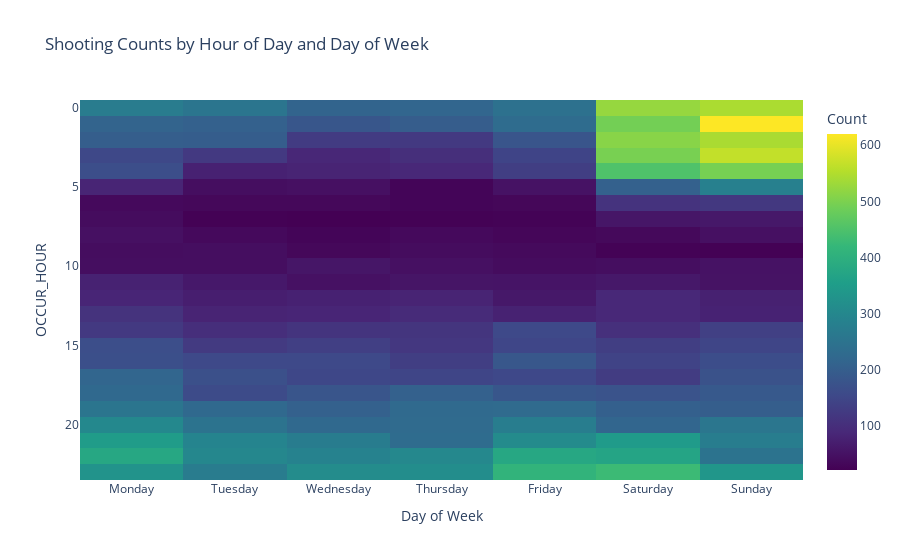

Here is the notebook cell this chart was saved with:
### Markdown cell above
### Heatmap Graph of Shooting Counts by Hour and Day

### Code cell
nyc_dataset['OCCUR_HOUR'] = pd.to_datetime(nyc_dataset['OCCUR_TIME'], format='%H:%M:%S').dt.hour
hourly_shooting_counts = nyc_dataset['OCCUR_HOUR'].value_counts().reset_index()
hourly_shooting_counts.columns = ['OCCUR_HOUR', 'Count']
hourly_shooting_counts = hourly_shooting_counts.sort_values(by='OCCUR_HOUR')

nyc_dataset['Day_of_Week'] = nyc_dataset['OCCUR_DATE'].dt.day_name()  
day_order = ["Monday", "Tuesday", "Wednesday", "Thursday", "Friday", "Saturday", "Sunday"]
heatmap_data = nyc_dataset.groupby(['Day_of_Week', 'OCCUR_HOUR']).size().reset_index(name='Count')


fig7 = px.imshow(
    heatmap_data.pivot(index='OCCUR_HOUR', columns='Day_of_Week', values='Count').reindex(columns=day_order),
    labels=dict(color="Count", x="Day of Week", y="OCCUR_HOUR"),
    title="Shooting Counts by Hour of Day and Day of Week",
    color_continuous_scale="Viridis"  
)


fig7.show()

### Figure 1 — Plotly figure (JSON) as saved in the notebook; plotly's stock layout.template omitted (floating-point values rounded to 4 significant figures; data arrays with more than 128 entries replaced by an {"elided": "..."} marker saying what was removed)
{"data": [{"coloraxis": "coloraxis", "hovertemplate": "Day of Week: %{x}<br>OCCUR_HOUR: %{y}<br>Count: %{z}<extra></extra>", "name": "0", "type": "heatmap", "x": ["Monday", "Tuesday", "Wednesday", "Thursday", "Friday", "Saturday", "Sunday"], "xaxis": "x", "y": [0, 1, 2, 3, 4, 5, 6, 7, 8, 9, 10, 11, 12, 13, 14, 15, 16, 17, 18, 19, 20, 21, 22, 23], "yaxis": "y", "z": {"elided": "24x7 int values"}}], "layout": {"coloraxis": {"colorbar": {"title": {"text": "Count"}}, "colorscale": [[0, "#440154"], [0.1111, "#482878"], [0.2222, "#3e4989"], [0.3333, "#31688e"], [0.4444, "#26828e"], [0.5556, "#1f9e89"], [0.6667, "#35b779"], [0.7778, "#6ece58"], [0.8889, "#b5de2b"], [1, "#fde725"]]}, "title": {"text": "Shooting Counts by Hour of Day and Day of Week"}, "xaxis": {"anchor": "y", "constrain": "domain", "domain": [0, 1], "scaleanchor": "y", "title": {"text": "Day of Week"}}, "yaxis": {"anchor": "x", "autorange": "reversed", "constrain": "domain", "domain": [0, 1], "title": {"text": "OCCUR_HOUR"}}}}
